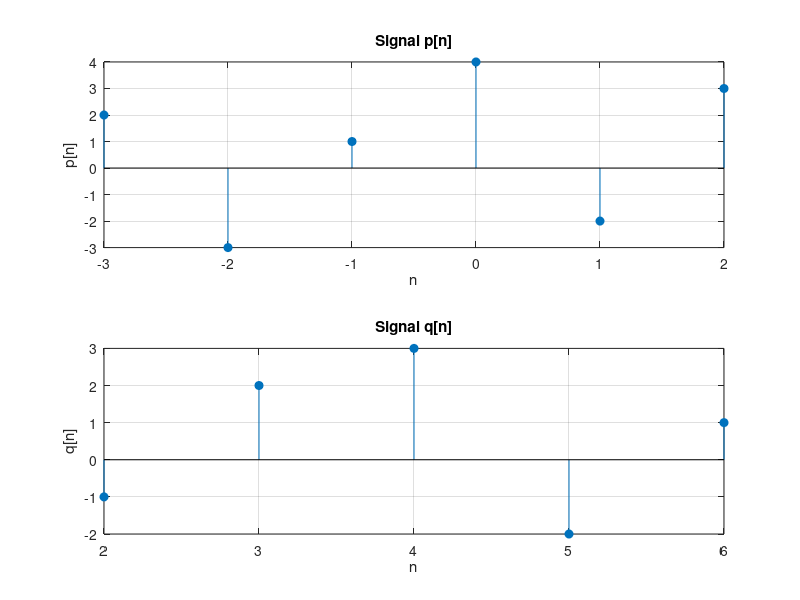
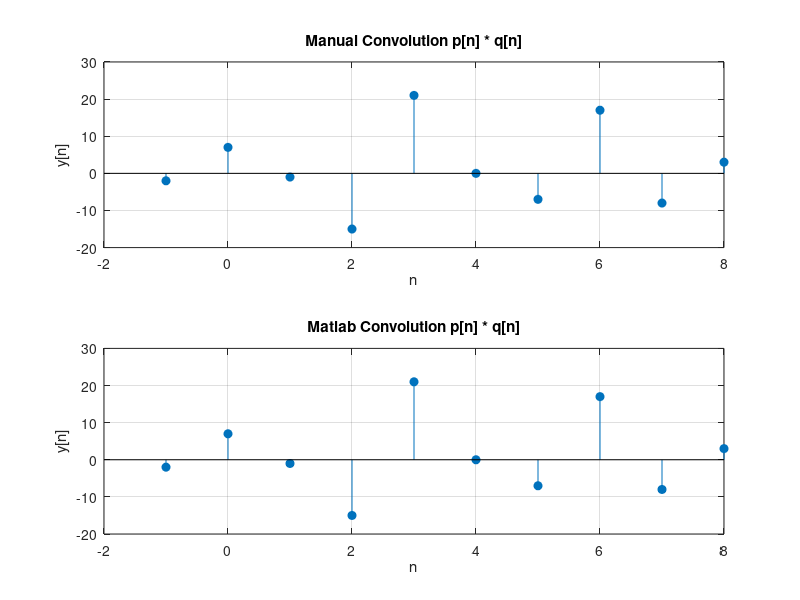

Here is the MATLAB script that generated these plots, in order:
clear
clc
close all

p = [2,-3,1,4,-2,3];
np = -3:2;

q = [-1,2,3,-2,1];
nq = 2:6;

figure;
subplot(2,1,1);
stem(np, p, 'filled');
grid on;
xlabel('n'); 
ylabel('p[n]');
title('Signal p[n]');

subplot(2,1,2);
stem(nq, q, 'filled');
grid on;
xlabel('n'); 
ylabel('q[n]');
title('Signal q[n]');

lp = length(p);
lq = length(q);
Ly_pq = lp + lq - 1;

ny_pq_start = np(1) + nq(1);
ny_pq_end = np(end) + nq(end);
ny_pq = ny_pq_start:ny_pq_end;

y_pq_manual = zeros(1, Ly_pq);
for i = 1:lp
    for j = 1:lq
        position = i + j - 1;
        product = p(i)*q(j);
        y_pq_manual(position) = y_pq_manual(position) + product;
    end
end

disp('Manual p[n] * q[n]:');
disp(y_pq_manual);

y_pq_builtin = conv(p, q);
disp('conv(p, q):');
disp(y_pq_builtin);
disp('Match Check:');
disp(isequal(y_pq_manual, y_pq_builtin));

figure;
subplot(2,1,1);
stem(ny_pq, y_pq_manual, 'filled');
grid on;
xlabel('n'); 
ylabel('y[n]');
title('Manual Convolution p[n] * q[n]');

subplot(2,1,2);
stem(ny_pq, y_pq_builtin, 'filled');
grid on;
xlabel('n'); 
ylabel('y[n]');
title('Matlab Convolution p[n] * q[n]');
